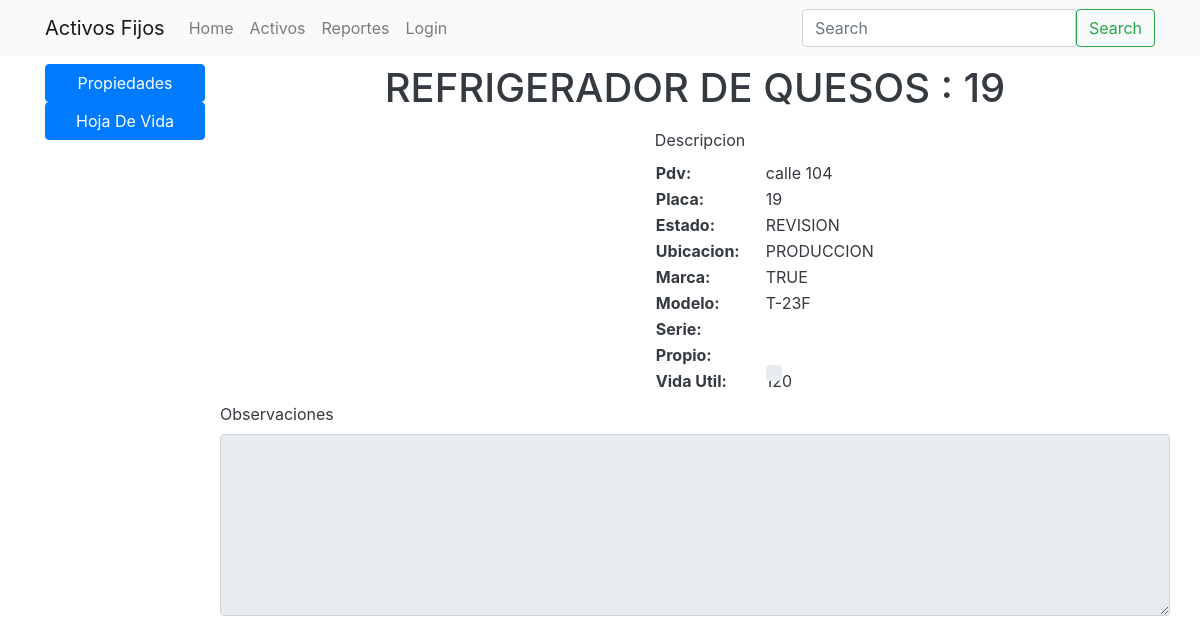
Page /activos/refrigerador-de-quesos/ on the committed database.
### items/models.py (models this page shows, shortened)
class Activo(models.Model):
    descripcion     = models.CharField(max_length=120)
    slug            = models.SlugField(blank=True, unique=True)
    estado          = models.CharField(max_length=120, default='ok', choices=ITEM_STATUS_CHOICES)
    enObservacion   = models.BooleanField(default=False)
    pdv             = models.CharField(max_length=120, default='104', choices=ITEM_PDV_CHOICES)
    ubicacion       = models.CharField(max_length=120, default='ok', choices=ITEM_AREA_CHOICES)
    proveedor       = models.ForeignKey(Proveedor, null=True, blank=True)
    marca           = models.CharField(max_length=120, blank=True)
    modelo          = models.CharField(max_length=120, blank=True)
    serie           = models.CharField(max_length=120, blank=True)
    placa           = models.CharField(max_length=120, blank=True)
    propio          = models.BooleanField(default=True)
    observaciones   = models.TextField(blank=True)
    vidautil        = models.IntegerField()
    image           = models.ImageField(upload_to=upload_image_path, null=True, blank=True)
    timestamp       = models.DateTimeField(auto_now_add=True)
    objects = ActivoManager()
    def __str__(self):
        return self.descripcion + " : " + self.placa
    def getEstado(self):
        return self.get_estado_display()
    def getUbicacion(self):
        return self.get_ubicacion_display()

### items/views.py (the view)
# urls.py: url(r'^(?P<slug>[\w-]+)/$', ActivoDetailSlugView.as_view(), name='detail'),
class ActivoDetailSlugView(DetailView):
    template_name   = "items/detail.html"
    def get_object(self, *args, **kwargs):
        request = self.request
        slug    = self.kwargs.get('slug')
        try:
            instance = Activo.objects.get(slug=slug)
        except Activo.DoesNotExist:
            raise Http404("Activo doesn't exist")
        except Activo.MultipleObjectsReturned:
            qs = Activo.objects.filter(slug=slug)
            instance = qs.first()
        return instance

### items/templates/items/detail.html (shortened to what this page needs)
{% extends "base.html" %}
{% block content%}
<div class="container" >
        <div class="row mt-2">
            <div class="col-2">
                <div class="d-flex flex-column align-items-stretch">
                    <a class="btn btn-primary" href="{% url 'activos:detail' slug=object.slug %}" role="button">Propiedades</a>
                    <a class="btn btn-primary" href="{% url 'activos:operaciones' slug=object.slug %}" role="button">Hoja De Vida</a>
                </div>
            </div>
            <div class="col">
                <div class="row justify-content-center" >
                        <h1>{{ object }} </h1>
                    </div>
                    <div class="row">
                        <div class="col-5">
                        </div>
                        <div class="col-7">
                            <div class="row ml-4 mt-2" >
                                Descripcion
                            </div>
                            <div class="row ml-4 mt-2">
                                <table class="table-borderless">
                                    <tbody>
                                        <tr>
                                            <th class="text-nowrap" scope="row">Pdv:</th>
                                            <td><span class="ml-4">{{ object.pdv }}</span></td>
                                        </tr>
                                        <tr>
                                            <th class="text-nowrap" scope="row">Placa:</th>
                                            <td><span class="ml-4">{{ object.placa }}</span></td>
                                        </tr>
                                        <tr>
                                            <th class="text-nowrap" scope="row">Estado:</th>
                                            <td><span class="ml-4">{{ object.getEstado }}</span></td>
                                        </tr>
                                        <tr>
                                            <th class="text-nowrap" scope="row">Ubicacion:</th>
                                            <td><span class="ml-4">{{ object.getUbicacion }}</span></td>
                                        </tr>
                                        <tr>
                                            <th class="text-nowrap" scope="row">Marca:</th>
                                            <td><span class="ml-4">{{ object.marca }}</span></td>
                                        </tr>
                                        <tr>
                                            <th class="text-nowrap" scope="row">Modelo:</th>
                                            <td><span class="ml-4">{{ object.modelo }}</span></td>
                                        </tr>
                                        <tr>
                                            <th class="text-nowrap" scope="row">Serie:</th>
                                            <td></td>
                                        </tr>
                                        <tr>
                                            <th class="text-nowrap" scope="row">Propio:</th>
                                            <td>
                                                <div class="custom-control custom-checkbox ml-4">
                                                </div>
                                            </td>
                                        </tr>
                                        <tr>
                                            <th class="text-nowrap" scope="row">Vida Util:</th>
                                            <td><span class="ml-4">{{ object.vidautil }}</span></td>
                                        </tr>
                                    </tbody>
                                </table>
                            </div>
                        </div>
                    </div>
                    <div class="row mt-2">
                        Observaciones
                    </div>
                    <div class="row mt-2">
                            <textarea class="form-control" id="exampleFormControlTextarea3" rows="7" disabled>{{ object.observaciones }}</textarea>
                    </div>
            </div>
    </div>
{% endblock %}

### static_my_proj/css/main.css (style rules this page uses)
body { color: #343a40; }
.container { position: relative; height: auto; width: 100%; }

### rows in the picture
Activo: descripcion+placa "REFRIGERADOR DE QUESOS : 19", pdv "calle 104", placa "19", getEstado "REVISION", getUbicacion "PRODUCCION", marca "TRUE", modelo "T-23F", vidautil "120"

### other values in the picture
{{ brand_name }} "Activos Fijos"
